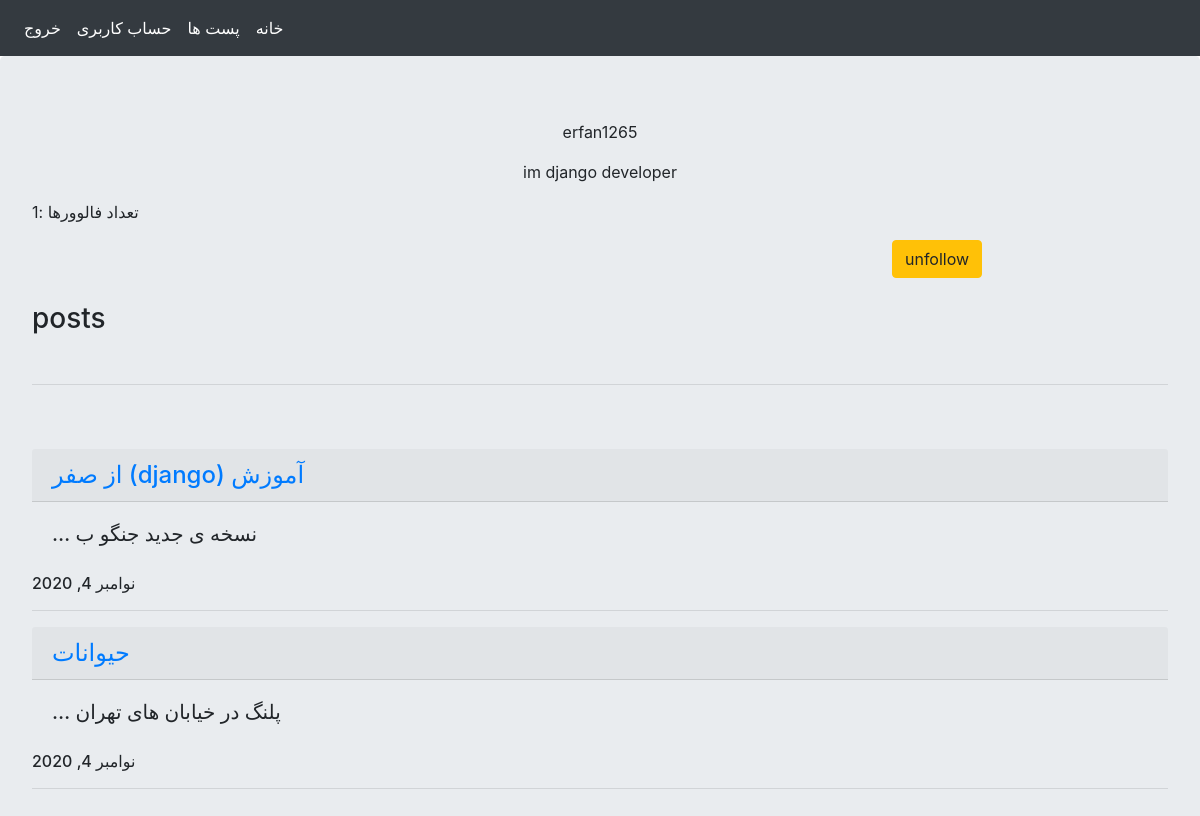
Before: /accounts/4/ (signed in) with the older database file.
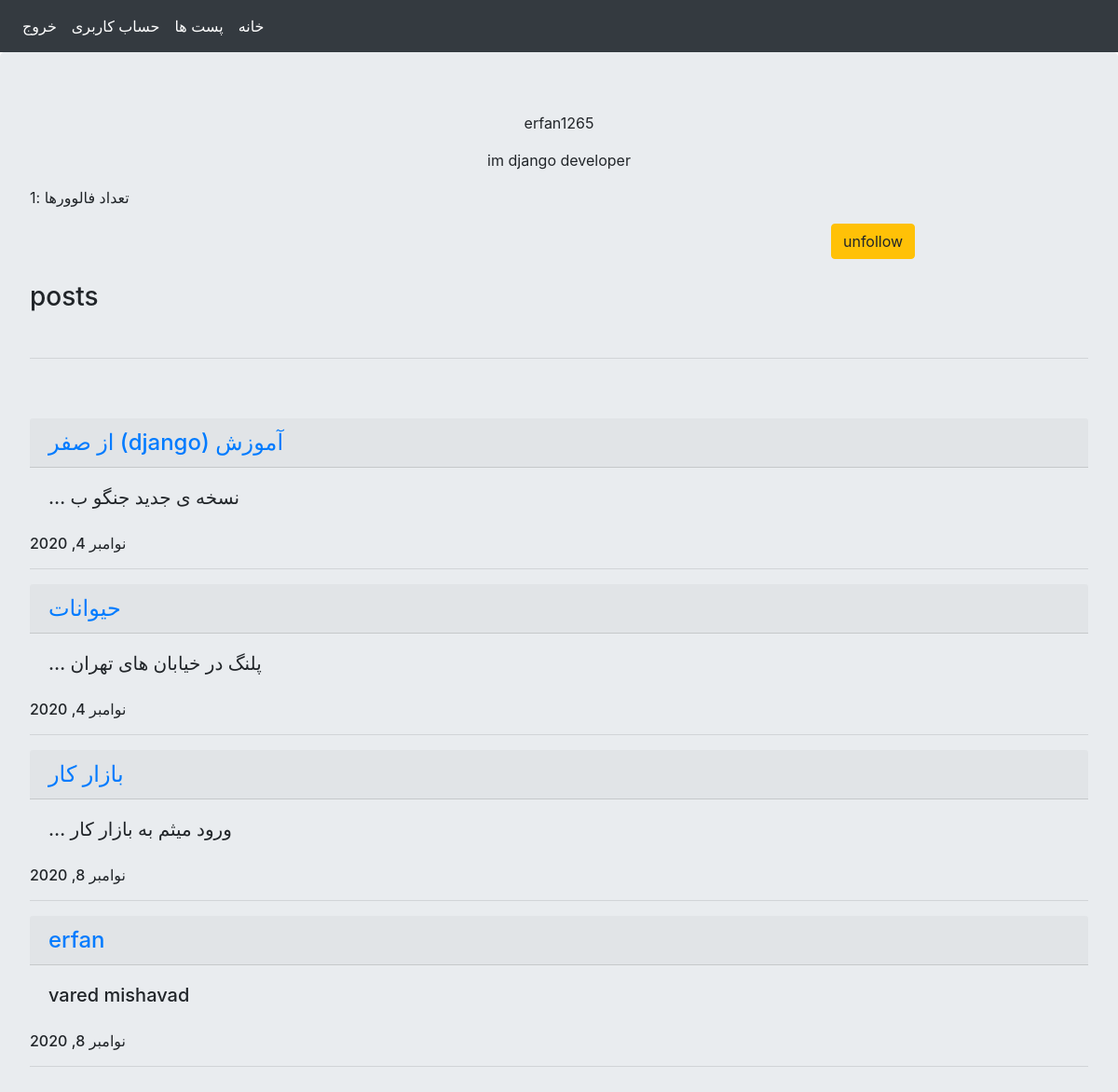
After: the same page with the newer database file.
### social_media_posts/models.py (models this page shows, shortened)
class Post(models.Model):
    user = models.ForeignKey(User, on_delete=models.CASCADE, verbose_name="کاربر")
    title = models.CharField(max_length=100, verbose_name="موضوع")
    body = models.TextField(verbose_name="متن پست")
    slug = models.SlugField(unique=True, allow_unicode=True, verbose_name='نام در url')
    created = models.DateTimeField(auto_now_add=True, verbose_name='تاریخ تبت پست')
    objects = PostManager()
    class Meta:
        verbose_name = "پست"
        verbose_name_plural = 'پست ها'
    def get_absolute_url(self):
        return reverse("posts:post_detail", args=[self.created.year, self.created.month, self.created.day, self.slug])

### social_media_accounts/views.py (the view)
# urls.py: path("accounts/<int:user_id>/", user_dashboard, name='user_dashboard'),
@login_required(login_url="/accounts/login")
def user_dashboard(request, user_id):
    is_following = False
    follow = FollowSystem.objects.filter(follower=request.user, following_id=user_id)
    if follow.exists():
        is_following = True
    follower_count = FollowSystem.objects.filter(following__id=user_id)
    user = get_object_or_404(User, id=user_id)
    message = messages.get_messages(request)
    posts = Post.objects.filter(user=user)
    context = {
        "user": user,
        "posts": posts,
        "messages": message,
        "is_following": is_following,
        "followers": follower_count,
    }
    return render(request, "accounts/user_dashboard.html", context)

### social_media_accounts/templates/accounts/user_dashboard.html (shortened to what this page needs)
{% extends 'shared/base.html' %}
{% load static %}
{% block content %}
    <p class="text-center">
        {{ user.username }}
    </p>
    <p class="text-center">
        {{ user.userprofile.bio }}
    </p>
    <p>تعداد فالوورها :{{ followers.count }}</p>
    {% if request.user.id != user.id %}
        {% if is_following %}
            <a href="{% url 'accounts:unfollow' user.id %}">
                <button style="margin-left: 860px;" class="btn btn-warning">unfollow</button>
            </a>
        {% else %}
            <a href="{% url 'accounts:follow' user.id %}">
                <button style="margin-left: 860px;" class="btn btn-primary">follow</button>
            </a>
        {% endif %}
    {% endif %}
    <br><br>
    <h3>
        posts
    </h3><br>
    <hr><br><br>
    {% for post in posts %}
        <a href="{{ post.get_absolute_url }}"><h4 class="card-header">
            {{ post.title }}
        </h4></a>
        <h5 class="card-body">{{ post.body | truncatewords:5 }}</h5>
        <h6>{{ post.created | date }}</h6>
        <hr>
    {% empty %}
        <div class="alert alert-danger" role="alert">
            <h3 class="text-center">کاربر هیچ پستی ندارد</h3>
        </div>
    {% endfor %}
{% endblock %}

Changed rows visible on the page:
added Post: title "بازار کار", body "ورود میثم به بازار کار …", created "نوامبر 8, 2020"
added Post: title "erfan", body "vared mishavad", created "نوامبر 8, 2020"
